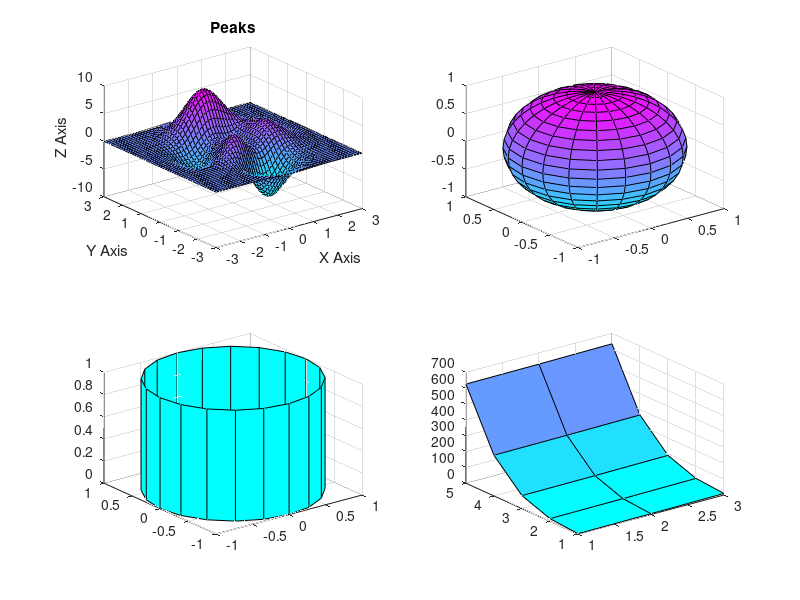

This figure's MATLAB source:
clc;
close all;
clear all ;

[x y z] = peaks ;

subplot(2,2,1)
surf(x , y, z)
colormap(cool)
xlabel ('X Axis')
ylabel ('Y Axis')
zlabel ('Z Axis')
title('Peaks')

subplot(2,2,2)
[x,y,z] = sphere
surf(x , y, z)

subplot(2,2,3)
[x,y,z] = cylinder
surf(x , y, z)

subplot(2,2,4)
x = 1:3
y = 1:5
[X Y] = meshgrid(x,y)
f = X.^2 + Y.^4
surf(X ,Y, f)
